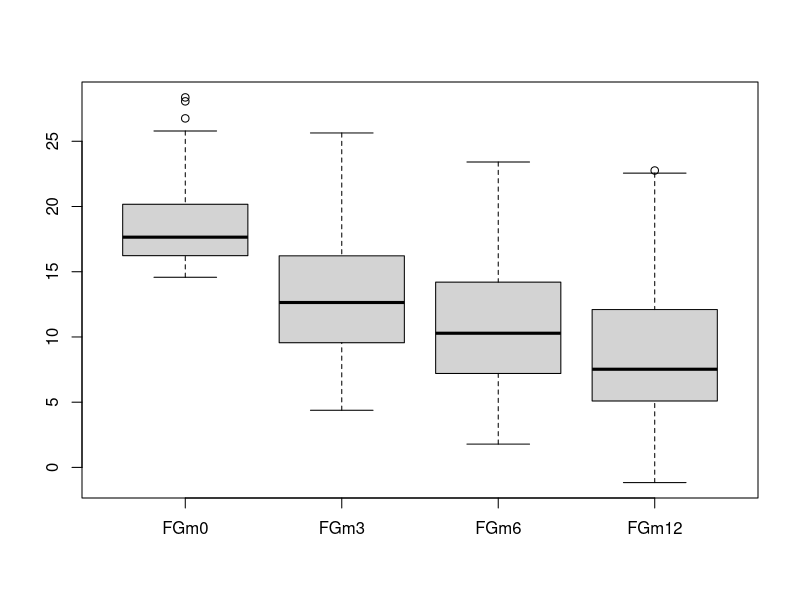
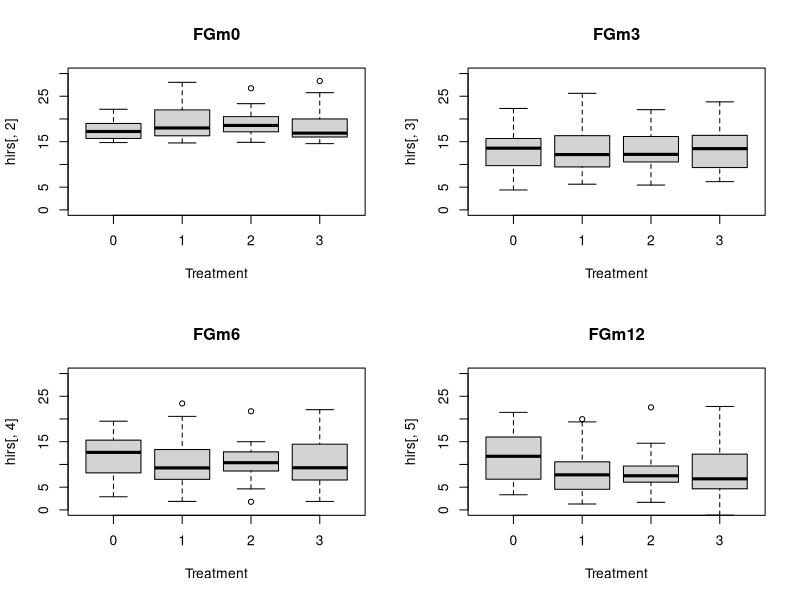
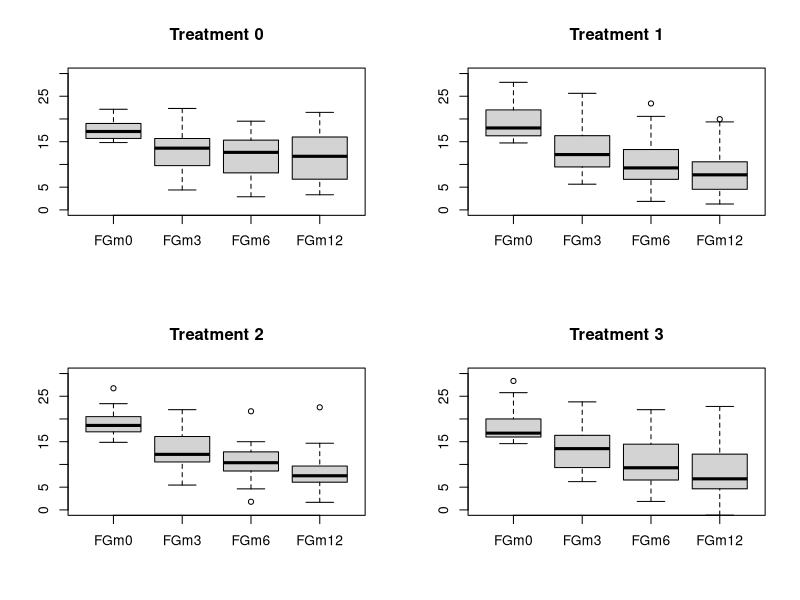

Source code (R) for these figures, in order:
hirs <- read.table("hirsutism.dat",header=T, sep="\t",fill=TRUE)

summary(hirs)
attach(hirs)

boxplot(hirs[,2:5])

par(mfrow=c(2,2))
boxplot(hirs[,2]~Treatment,ylim=c(0,30), main=names(hirs)[2], xlab="Treatment")
boxplot(hirs[,3]~Treatment,ylim=c(0,30), main=names(hirs)[3], xlab="Treatment")
boxplot(hirs[,4]~Treatment,ylim=c(0,30), main=names(hirs)[4], xlab="Treatment")
boxplot(hirs[,5]~Treatment,ylim=c(0,30), main=names(hirs)[5], xlab="Treatment")
par(mfrow=c(1,1))

par(mfrow=c(2,2))
boxplot(hirs[Treatment==0,2:5],ylim=c(0,30), main="Treatment 0")
boxplot(hirs[Treatment==1,2:5],ylim=c(0,30), main="Treatment 1")
boxplot(hirs[Treatment==2,2:5],ylim=c(0,30), main="Treatment 2")
boxplot(hirs[Treatment==3,2:5],ylim=c(0,30), main="Treatment 3")
par(mfrow=c(1,1))
